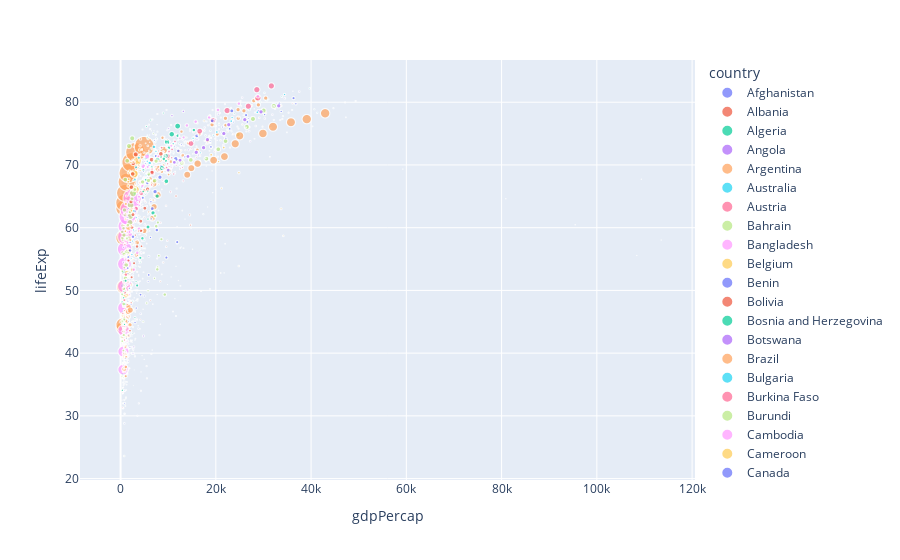

Notebook code for this chart:
### Markdown cell above
[Back to top](#Index:) 

### Problem 3

#### Incorporating Population

Use `plotly` to create a scatter plot of the gapminder data with GDP on the $x$-axis and Life Expectancy on the $y$ axis, add color to each point based on the `country` column and size the points based on the population column.  

Use the `plt.savefig()` method to save the image as `img3.png` in the `images` folder.

### Code cell
### GRADED

px.scatter(gapminder, x='gdpPercap', y='lifeExp', color='country', size='pop')
